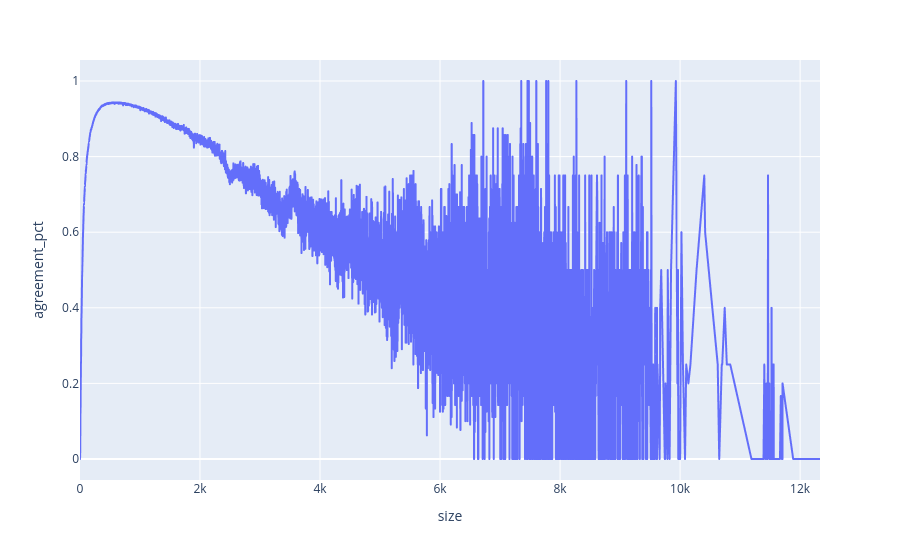

The code cell stored with this chart in its notebook:
### Code cell
df = pd.read_csv("data/language_agreement_len_para_text.csv")
df["agreement_pct"] = df["agreeing_paragraphs"] / df["num_paragraphs"]
print(len(df))

df = df[df["num_paragraphs"] > 3]
print(len(df))

df.plot(x="size", y="agreement_pct")

### Figure 1 — Plotly figure (JSON) as saved in the notebook; plotly's stock layout.template omitted (floating-point values rounded to 4 significant figures; data arrays with more than 128 entries replaced by an {"elided": "..."} marker saying what was removed)
{"data": [{"hovertemplate": "size=%{x}<br>agreement_pct=%{y}<extra></extra>", "legendgroup": "", "line": {"color": "#636efa", "dash": "solid"}, "marker": {"symbol": "circle"}, "mode": "lines", "name": "", "showlegend": false, "type": "scattergl", "x": {"elided": "8528 int values"}, "xaxis": "x", "y": {"elided": "8528 float values"}, "yaxis": "y"}], "layout": {"legend": {"tracegroupgap": 0}, "margin": {"t": 60}, "xaxis": {"anchor": "y", "domain": [0, 1], "title": {"text": "size"}}, "yaxis": {"anchor": "x", "domain": [0, 1], "title": {"text": "agreement_pct"}}}}
